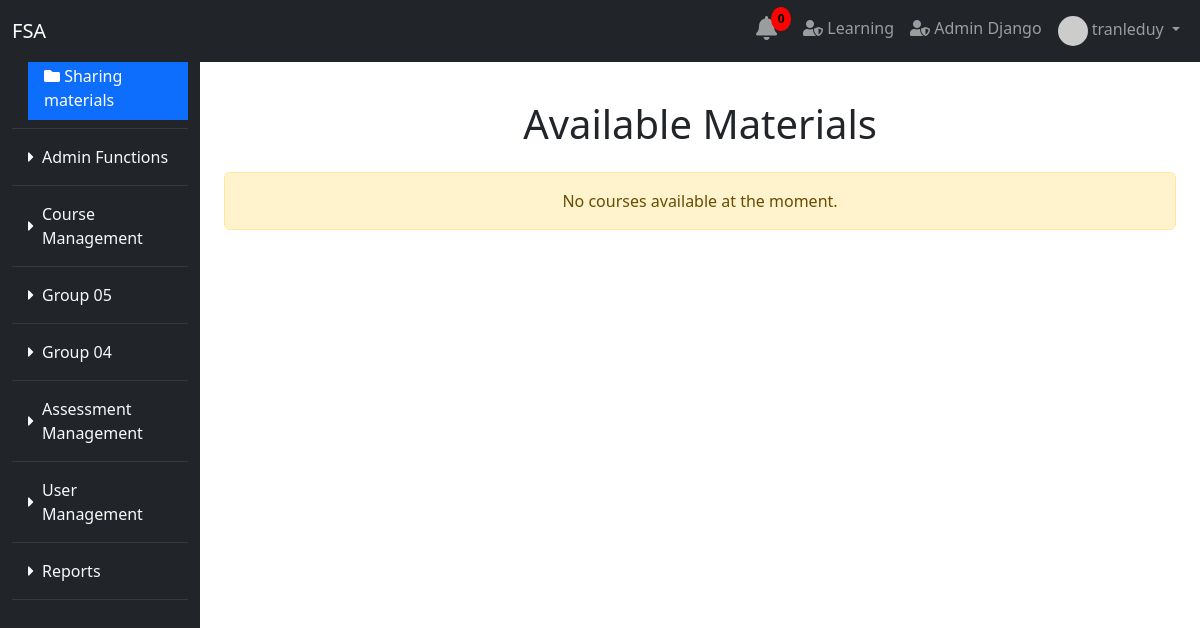
/student_materials/ (signed in), run on the app's committed database.
### user/models.py (models this page shows)
class User(AbstractUser):
    date_joined = models.DateTimeField(auto_now_add=True)
    training_programs = models.ManyToManyField(TrainingProgram, blank=True)
    modules = models.ManyToManyField(Module, related_name='assigned_users', blank=True)
    groups = models.ManyToManyField(
        Group,
        blank=True,
        help_text='The groups this user belongs to.',
        verbose_name='groups',
        related_name='custom_user_groups',
    )
    user_permissions = models.ManyToManyField(
        Permission,
        blank=True,
        help_text='Specific permissions for this user.',
        verbose_name='user permissions',
        related_name='custom_user_permissions',
    )

### module_group/models.py (models this page shows, shortened)
class Module(models.Model):
    module_name = models.CharField(max_length=255)
    module_url = models.CharField(max_length=255)
    icon = models.CharField(max_length=255, blank=True, null=True)
    module_group = models.ForeignKey(ModuleGroup, related_name='modules', on_delete=models.CASCADE)

class ModuleGroup(models.Model):
    group_name = models.CharField(max_length=255)

### student_materials/views.py (the view)
# urls.py: path('', views.subject_list, name='subject_list'),
def subject_list(request):
    if request.user.is_authenticated:
        user = request.user
    else:
        user = User.objects.get(pk=1)  # Assuming user with ID 1 is the default or superadmin
    user_training_programs = user.training_programs.all()
    if user_training_programs.exists():
        for program in user_training_programs:
            print(program.program_name)  # or process the training programs as needed
    else:
        print("No training programs assigned to this user.")
    subjects = Subject.objects.filter(programs__in=user_training_programs)
    module_groups = ModuleGroup.objects.prefetch_related('modules').all()
    return render(request, 'subject/subject_list.html',
        {
            'subjects': subjects,
            'module_groups': module_groups,
        })

### student_materials/templates/subject/subject_list.html (shortened to what this page needs)
{% extends 'base.html' %}
{% block content %}
<div class="container mt-4">
    <h1 class="mb-4 text-center">Available Materials</h1>
    <div class="row">
        {% for subject in subjects %}
        <div class="col-lg-4 col-md-6 mb-4">
            <div class="card shadow-lg h-100">
                <div class="card-body text-center">
                    <div class="icon mb-3">
                        <i class="fas fa-book fa-3x text-primary"></i>
                    </div>
                    <h5 class="card-title">{{ subject.title }}</h5>
                    <p class="card-text text-muted">{{ subject.description|truncatewords:20 }}</p>
                    <a href="{% url 'student_materials:subject_detail' subject.id %}" class="btn btn-outline-primary mt-3">View Materials</a>
                </div>
            </div>
        </div>
        {% empty %}
        <div class="col-12">
            <div class="alert alert-warning text-center" role="alert">
                No courses available at the moment.
            </div>
        </div>
        {% endfor %}
    </div>
</div>
{% endblock %}

### main/templates/admin_sidebar.html (shortened to what this page needs)
<!DOCTYPE html>
<html lang="en">
<head>
    <link href="https://cdn.jsdelivr.net/npm/bootstrap@5.3.0-alpha1/dist/css/bootstrap.min.css" rel="stylesheet">
    <link rel="stylesheet" href="https://cdnjs.cloudflare.com/ajax/libs/font-awesome/5.15.4/css/all.min.css">
</head>
<body>
    <nav class="navbar navbar-expand-lg navbar-dark bg-dark fixed-top">
        <div class="container-fluid">
            <a class="navbar-brand" href="{% url 'main:home' %}">FSA</a>
            <div class="collapse navbar-collapse" id="navbarNav">
                <ul class="navbar-nav ms-auto">
                    {% if request.user.is_authenticated %}
                        {% include 'notification_bell.html' %}
                        <li class="nav-item">
                            <a class="nav-link" href="{% url 'student_portal:course_list' %}">
                                <i class="fas fa-user-shield"></i> Learning
                            </a>
                        </li>
                        <li class="nav-item">
                            <a class="nav-link" href="{% url 'admin:index' %}" target="_blank">
                                <i class="fas fa-user-shield"></i> Admin Django
                            </a>
                        </li>
                        <li class="nav-item dropdown">
                            <a class="nav-link dropdown-toggle" href="#" id="userDropdown" role="button" data-bs-toggle="dropdown" aria-expanded="false">
                                {% if request.user.profile.profile_picture_url %}
                                    <img src="{{ request.user.profile.profile_picture_url }}" alt="Profile Picture" class="rounded-circle" width="30" height="30">
                                {% endif %}
                                {{ request.user.get_full_name|default:request.user.username }}
                            </a>
                        </li>
                    {% else %}
                        <li class="nav-item"><a class="nav-link" href="{% url 'main:register_email' %}">Register</a></li>
                        <li class="nav-item"><a class="nav-link" href="{% url 'main:login' %}">Login</a></li>
                    {% endif %}
                </ul>
            </div>
        </div>
    </nav>
    <div class="container-fluid">
        <div class="row">
            <nav id="sidebar" class="col-md-3 col-lg-2 bg-dark pt-3 vh-100 d-flex flex-column position-fixed" style="height: 100vh; overflow-y: auto;">
                <ul class="nav flex-column">
                    {% if user.is_authenticated %}
                        {% for group in module_groups %}
                            <li class="nav-item">
                                <a class="nav-link text-light d-flex align-items-center" href="#group-{{ group.id }}"
                                    data-bs-toggle="collapse" role="button"
                                    aria-expanded="{% if group.modules.all.0.module_url == active_module_url %}true{% else %}false{% endif %}"
                                    aria-controls="group-{{ group.id }}">
                                    <i class="fas fa-caret-right me-2" id="icon-{{ group.id }}"></i>
                                    {{ group.group_name }}
                                </a>
                                <div id="group-{{ group.id }}" class="collapse {% if group.modules.all.0.module_url == active_module_url %}show{% endif %}">
                                    <ul class="nav flex-column ms-3">
                                        {% for module in group.modules.all %}
                                            <li class="nav-item">
                                                <a class="nav-link text-light {% if module.module_url == active_module_url %}active{% endif %}"
                                                   href="{% url module.module_url %}">
                                                    <i class="{{ module.icon }}"></i> {{ module.module_name }}
                                                </a>
                                            </li>
                                        {% endfor %}
                                    </ul>
                                </div>
                            </li>
                            <hr class="border-secondary my-2">
                        {% endfor %}
                    {% endif %}
                </ul>
            </nav>
        </div>
    </div>
</body>
</html>

### main/templates/admin_sidebar.html (style rules this page uses)
.nav-link.active { color: #ffffff !important; background-color: #0d6efd !important; }

### data on the page
User: user.get_full_name "tranleduy"
Module: module_name "Sharing materials"
ModuleGroup: group_name "Admin Functions"
ModuleGroup: group_name "Course Management"
ModuleGroup: group_name "Group 05"
ModuleGroup: group_name "Group 04"
ModuleGroup: group_name "Assessment Management"
ModuleGroup: group_name "User Management"
ModuleGroup: group_name "Reports"
